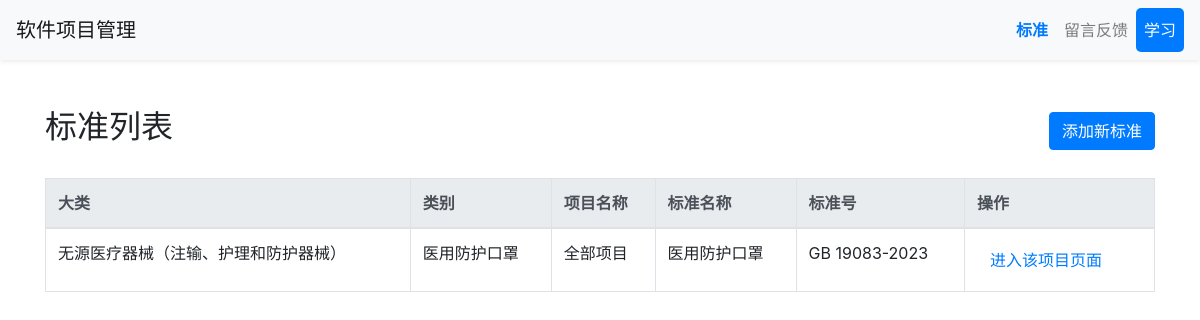
The app's page /admin_standard/ with its own data.
### Project/models.py (models this page shows, shortened)
class Standard(models.Model):
    BroadCategory = models.CharField(max_length=50, null=False)
    Category = models.CharField(max_length=50, null=False)
    Project = models.CharField(max_length=50, null=False)
    StandardName = models.CharField(max_length=50, null=False)
    StandardNumber = models.CharField(max_length=50, null=False)
    class Meta:
        constraints = [
            models.UniqueConstraint(
                fields=(
                    'Category',
                    'Project',
                    'StandardName',
                    'StandardNumber'
                    ),
                name='UniqueStandard'
            )
        ]

### Project/views.py (the view)
# urls.py: path('admin_standard/', views.admin_standard, name='admin_standard'),
def admin_standard(request):
    standards = Standard.objects.all()
    return render(request, 'admin_standard.html', {'standards': standards})

### templates/admin_standard.html (shortened to what this page needs)
{% load static %}
<!DOCTYPE html>
<html lang="zh-CN">
<head>
    <link href="https://cdn.jsdelivr.net/npm/bootstrap@4.6.2/dist/css/bootstrap.min.css" rel="stylesheet">
    <link href="{% static 'css/standards.css' %}" rel="stylesheet">
</head>
<body>
<nav class="navbar navbar-expand-lg navbar-light bg-light shadow-sm">
    <a class="navbar-brand" href="{% url 'index_view' %}">软件项目管理</a>
    <div class="collapse navbar-collapse" id="navbarNav">
        <ul class="navbar-nav ml-auto">
            <li class="nav-item active">
                <a class="nav-link" href="{% url 'admin_standard' %}">标准</a>
            </li>
            <li class="nav-item">
                <a class="nav-link" href="#">留言反馈</a>
            </li>
            <li class="nav-item">
                <a class="nav-link" href="#">学习</a>
            </li>
        </ul>
    </div>
</nav>
<div class="container my-5">
    <div class="d-flex justify-content-between align-items-center mb-4">
        <h2>标准列表</h2>
        <button type="button" class="btn btn-primary" data-toggle="modal" data-target="#addStandardModal">
            添加新标准
        </button>
    </div>
    <table class="table table-bordered table-hover">
        <thead class="thead-light">
            <tr>
                <th>大类</th>
                <th>类别</th>
                <th>项目名称</th>
                <th>标准名称</th>
                <th>标准号</th>
                <th>操作</th>
            </tr>
        </thead>
        <tbody>
        {% for standard in standards %}
            <tr>
                <td>{{ standard.BroadCategory }}</td>
                <td>{{ standard.Category }}</td>
                <td>{{ standard.Project }}</td>
                <td>{{ standard.StandardName }}</td>
                <td>{{ standard.StandardNumber }}</td>
                <td>
                    <a href="{% url 'standard_projects' standard.id %}" class="btn btn-link">进入该项目页面</a>
                </td>
            </tr>
        {% endfor %}
        </tbody>
    </table>
</div>
</body>
</html>

### static/css/standards.css (style rules this page uses)
.navbar-light { background-color: #f8f9fa; }
.navbar-nav .nav-link { color: #343a40; padding: 10px 20px; }
.navbar-nav .nav-item.active .nav-link { font-weight: bold; color: #007bff; }
.navbar-nav .nav-item:last-child .nav-link { background-color: #007bff; color: white; border-radius: 5px; }

### records on screen
Standard: BroadCategory "无源医疗器械（注输、护理和防护器械）", Category "医用防护口罩", Project "全部项目", StandardName "医用防护口罩", StandardNumber "GB 19083-2023"
